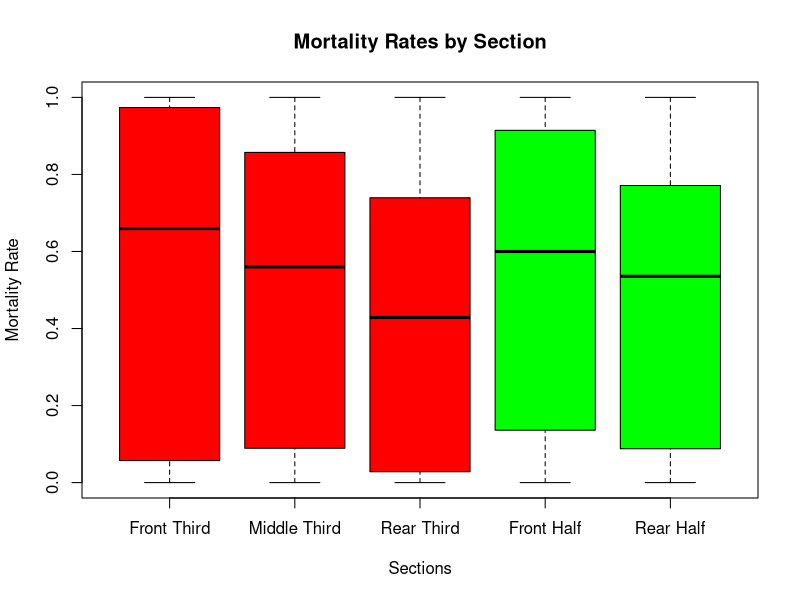
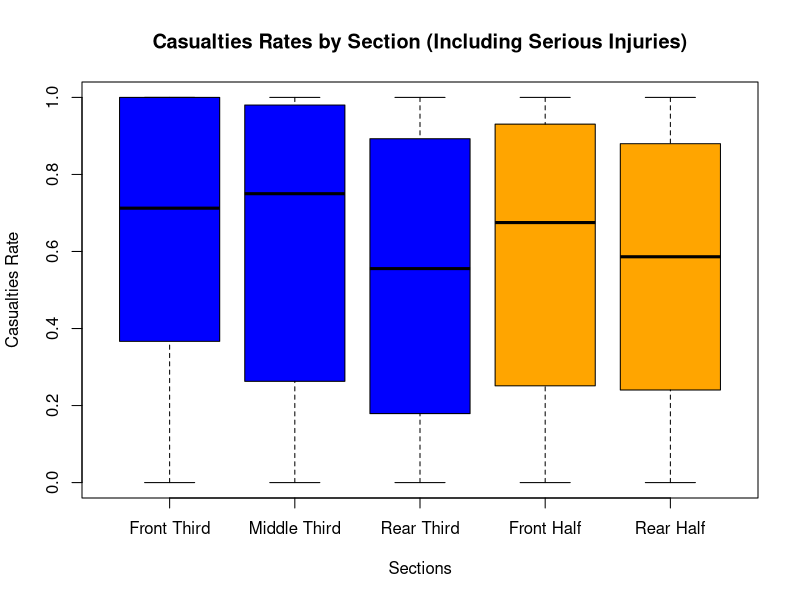
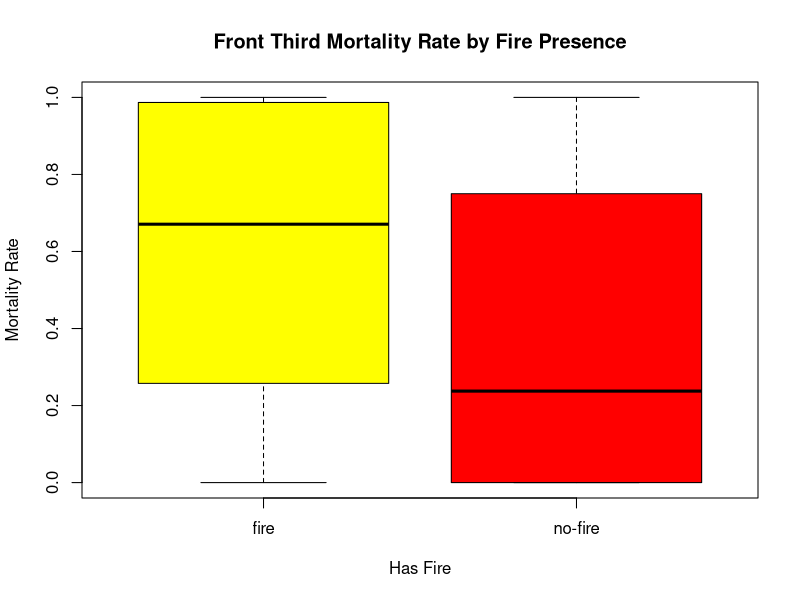
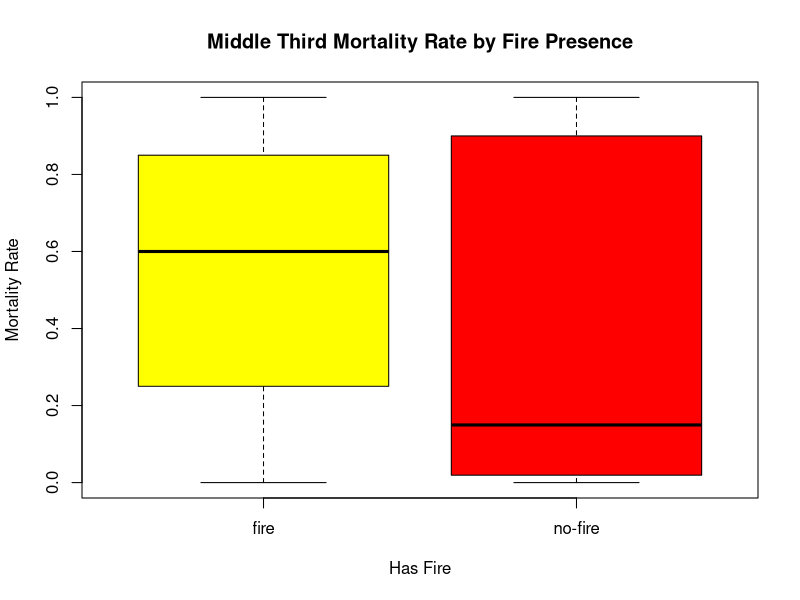
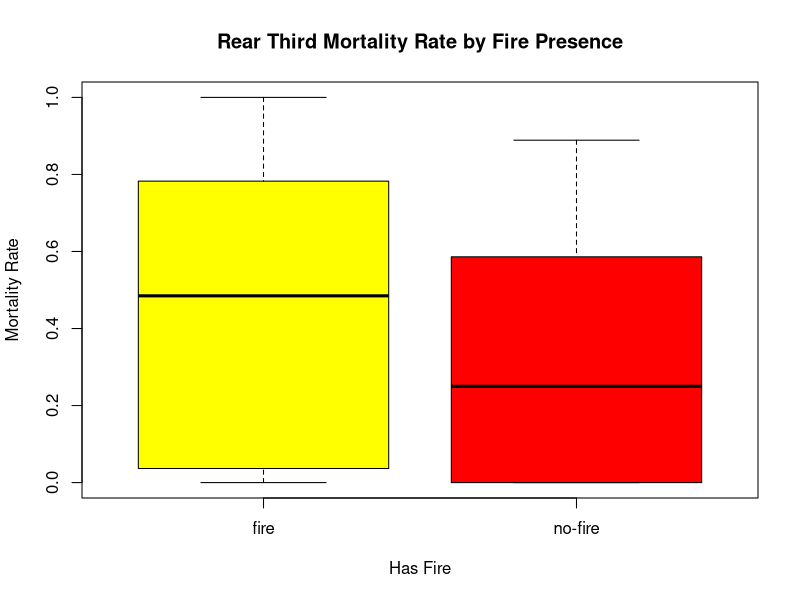
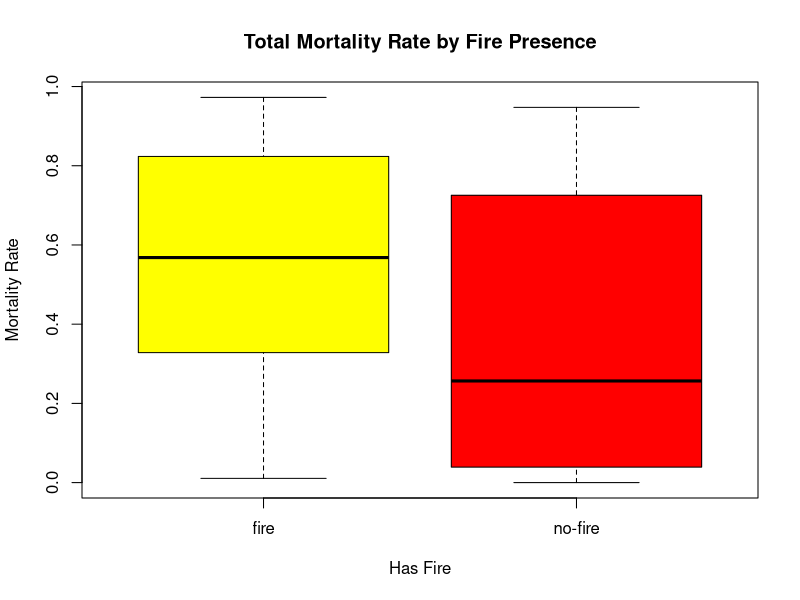
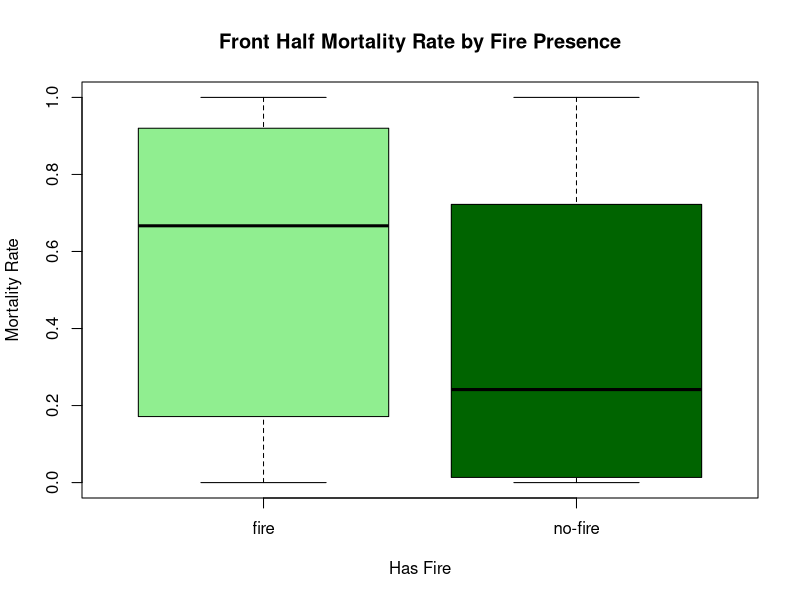
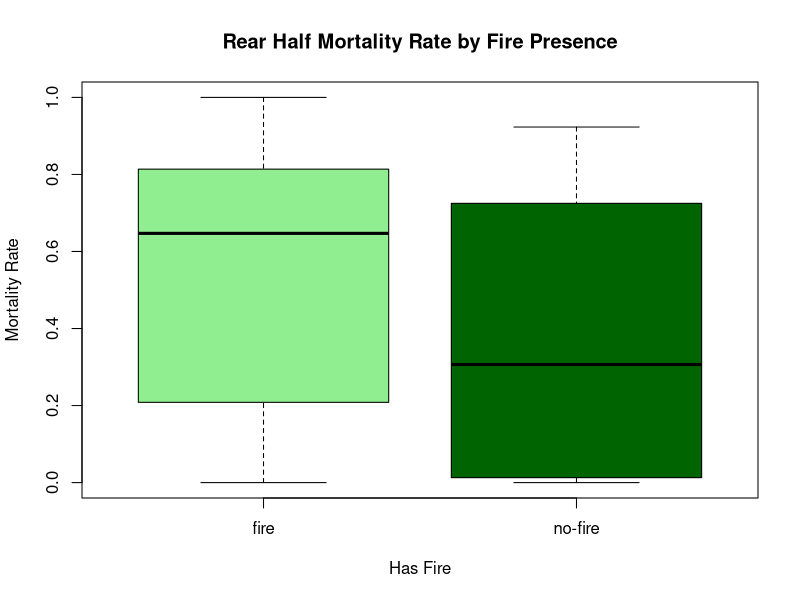

Write the R code that produced these figures, in order.
## ---- chunk 1
knitr::opts_chunk$set(echo = TRUE)
## ---- chunk 2

data <- read.csv("AllCREEP_cleaned.csv")
# trasform the variables that are categorical into factors
data$fonte <- as.factor(data$fonte)
data$PhaseOfFlight <- as.factor(data$PhaseOfFlight)
data$Time <- as.factor(data$Time)
data$Place <- as.factor(data$Place)
data$HasFire <- as.factor(data$HasFire)
data$Environment <- as.factor(data$Environment)
data$Energy_absorption <- as.factor(data$Energy_absorption)





str(data)
summary(data)
#> data <- read.csv("Aerei_Final.csv")
## 'data.frame': 47 obs. of 26 variables:
## $ Airline : chr "Singapore Airlines" "British Airtours" "British Midland" "China Airlines"
## $ NumVolo : int 6 28 92 120 123 129 140 148 191 204 ...
## $ X1.terzo.lievi : int 17 36 0 0 0 4 0 0 0 3 ...
## $ X1.terzo.gravi : int 2 0 11 0 0 0 0 0 0 0 ...
## $ X1.terzo.morti : int 15 0 22 0 136 14 18 16 55 33 ...
## $ X2.terzo.lievi : int 1 30 4 5 0 5 7 1 0 25 ...
## $ X2.terzo.gravi : int 15 0 30 0 0 0 0 0 8 0 ...
## $ X2.terzo.morti : int 64 16 13 8 214 60 139 34 51 1 ...
## $ X3.terzo.lievi : int 26 10 0 5 36 24 0 8 10 29 ...
## $ X3.terzo.gravi : int 17 0 27 0 0 0 0 0 7 0 ...
## $ X3.terzo.morti : int 0 36 11 21 109 43 91 30 16 0 ...
## $ X1.meta.lievi : int 17 56 32 3 0 7 7 1 0 7 ...
## $ X1.meta.gravi : int 3 0 0 0 0 0 0 0 1 0 ...
## $ X1.meta.morti : int 41 8 34 6 226 23 95 36 79 35 ...
## $ X2.meta.lievi : int 26 20 39 7 4 26 0 7 10 46 ...
## $ X2.meta.gravi : int 31 0 0 0 0 0 0 0 14 0 ...
## $ X2.meta.morti : int 34 44 13 23 225 90 145 46 48 0 ...
## $ fonte : chr "W" "W" "W" "W" ...
## $ PhaseOfFlight : chr "Takeoff" "Takeoff" "Landing" "Landing" ...
## $ Time : chr "Night" "Day" "Night" "Day" ...
2
## $ Place : chr "Airport " "Outside" "Outside" "Airport " ...
## $ HasFire : chr "Fire" "Fire" "Fire" "Fire" ...
## $ Crushed_fuselage : int 1 1 1 1 1 1 1 1 1 1 ...
## $ Restraint_intact : int 0 0 0 1 0 0 0 0 0 0 ...
## $ Environment : chr "dangerous" "dangerous" "dangerous" "clear" ...
## $ Energy_absorption: chr "nogear" "nogear" "gear" "nogear"
                                                                            
                    
## ---- chunk 3
# add a colum of # of seat for each airplain section

data$X1.third.total <- data$X1.terzo.lievi + data$X1.terzo.gravi + data$X1.terzo.morti
data$X2.third.total <- data$X2.terzo.lievi + data$X2.terzo.gravi + data$X2.terzo.morti
data$X3.third.total <- data$X3.terzo.lievi + data$X3.terzo.gravi + data$X3.terzo.morti
data$X1.half.total <- data$X1.meta.lievi + data$X1.meta.gravi + data$X1.meta.morti
data$X2.half.total <- data$X2.meta.lievi + data$X2.meta.gravi + data$X2.meta.morti

str(data)
summary(data)

# now make a colum of mortality rate for each section

data$X1.third.mortality.rate <- data$X1.terzo.morti / data$X1.third.total
data$X2.third.mortality.rate <- data$X2.terzo.morti / data$X2.third.total
data$X3.third.mortality.rate <- data$X3.terzo.morti / data$X3.third.total
data$X1.half.mortality.rate <- data$X1.meta.morti / data$X1.half.total
data$X2.half.mortality.rate <- data$X2.meta.morti / data$X2.half.total



head(data)

## ---- chunk 4
## Plot mortality rates as scatter plots for each section
## they must be separated on the x axis by group

boxplot(data$X1.third.mortality.rate, 
  data$X2.third.mortality.rate, 
  data$X3.third.mortality.rate, 
  data$X1.half.mortality.rate, 
  data$X2.half.mortality.rate, 
  names = c("Front Third", "Middle Third", "Rear Third", "Front Half", "Rear Half"),
  main = "Mortality Rates by Section",
  ylab = "Mortality Rate",
  xlab = "Sections",
  col = c("red", "red", "red", "green", "green"))

## ---- chunk 5
# Perform ANOVA to test if there are significant differences in mortality rates between sections (only  thirds)
mortality_data <- data.frame(
  Section = rep(c("Front Third", "Middle Third", "Rear Third"), each = nrow(data)),
  MortalityRate = c(data$X1.third.mortality.rate, data$X2.third.mortality.rate, data$X3.third.mortality.rate)
)
str(mortality_data)
mortality_data$Section <- as.factor(mortality_data$Section)

anova_result <- aov(MortalityRate ~ Section, data = mortality_data)
summary(anova_result)

library(multcomp)

test_result <- glht(anova_result, linfct = mcp(Section = "Tukey"))
summary(test_result)

#half sections
mortality_data_half <- data.frame(
  Section = rep(c("Front Half", "Rear Half"), each = nrow(data)),
  MortalityRate = c(data$X1.half.mortality.rate, data$X2.half.mortality.rate)
)
anova_result_half <- aov(MortalityRate ~ Section, data = mortality_data_half)
summary(anova_result_half)


#try using non-parametric test if ANOVA assumptions are not met
kruskal_result <- kruskal.test(MortalityRate ~ Section, data = mortality_data)
kruskal_result_half <- kruskal.test(MortalityRate ~ Section, data = mortality_data_half)
kruskal_result
kruskal_result_half

#oneway test

oneway_result <- oneway.test(MortalityRate ~ Section, data = mortality_data, var.equal = FALSE)
oneway_result_half <- oneway.test(MortalityRate ~ Section, data = mortality_data_half, var.equal = FALSE)
oneway_result
oneway_result_half

## ---- chunk 6
# now we do the same thing but considering the "gravi" as casualties too

data$X1.casualties_rate_new <- (data$X1.terzo.morti + data$X1.terzo.gravi) / data$X1.third.total
data$X2.casualties_rate_new <- (data$X2.terzo.morti + data$X2.terzo.gravi) / data$X2.third.total
data$X3.casualties_rate_new <- (data$X3.terzo.morti + data$X3.terzo.gravi) / data$X3.third.total
data$X1.half.casualties_rate_new <- (data$X1.meta.morti + data$X1.meta.gravi) / data$X1.half.total
data$X2.half.casualties_rate_new <- (data$X2.meta.morti + data$X2.meta.gravi) / data$X2.half.total

head(data)


# Plot new casualties rates as scatter plots for each section
boxplot(data$X1.casualties_rate_new, 
  data$X2.casualties_rate_new, 
  data$X3.casualties_rate_new, 
  data$X1.half.casualties_rate_new, 
  data$X2.half.casualties_rate_new, 
  names = c("Front Third", "Middle Third", "Rear Third", "Front Half", "Rear Half"),
  main = "Casualties Rates by Section (Including Serious Injuries)",
  ylab = "Casualties Rate",
  xlab = "Sections",
  col = c("blue", "blue", "blue", "orange", "orange"))  

## ---- chunk 7
# Perform ANOVA to test if there are significant differences in casualties rates between sections (only thirds)
casualties_data <- data.frame(
  Section = rep(c("Front Third", "Middle Third", "Rear Third"), each = nrow(data)),
  CasualtiesRate = c(data$X1.casualties_rate_new, data$X2.casualties_rate_new, data$X3.casualties_rate_new) 
)
anova_casualties_result <- aov(CasualtiesRate ~ Section, data = casualties_data)
summary(anova_casualties_result)

#half sections
casualties_data_half <- data.frame(
  Section = rep(c("Front Half", "Rear Half"), each = nrow(data)),
  CasualtiesRate = c(data$X1.half.casualties_rate_new, data$X2.half.casualties_rate_new) 
)
anova_casualties_result_half <- aov(CasualtiesRate ~ Section, data = casualties_data_half)
summary(anova_casualties_result_half) 

#try using non-parametric test if ANOVA assumptions are not met
kruskal_casualties_result <- kruskal.test(CasualtiesRate ~ Section, data = casualties_data)
kruskal_casualties_result_half <- kruskal.test(CasualtiesRate ~ Section, data = casualties_data_half)
kruskal_casualties_result
kruskal_casualties_result_half

#oneway test
oneway_casualties_result <- oneway.test(CasualtiesRate ~ Section, data = casualties_data, var.equal = FALSE)
oneway_casualties_result_half <- oneway.test(CasualtiesRate ~ Section, data = casualties_data_half, var.equal = FALSE)
oneway_casualties_result
oneway_casualties_result_half


## ---- chunk 8
# t.test only the fisrts third against the rears third
t_test_result <- t.test(data$X1.third.mortality.rate, data$X3.third.mortality.rate, var.equal = FALSE)
t_test_result

#use non-parametric test if t-test assumptions are not met
wilcox_test_result <- wilcox.test(data$X1.third.mortality.rate, data$X3.third.mortality.rate)
wilcox_test_result

## ---- chunk 9
# now we want to test if there is a difference in mortality rate based on the other variables
# PhaseOfFlight, Time, Place, HasFire
# using the total mortality rate, only deaths, do this for evwey third

out <- lm(data$X1.third.mortality.rate ~ data$PhaseOfFlight + data$Time + data$Place + data$HasFire + data$Environment + data$Energy_absorption + data$Crushed_fuselage + data$Restraint_intact)
summary(out)

##simpify the model susins stepwise regression

out_simple <- step(out)
summary(out_simple)

out_2 <- lm(data$X2.third.mortality.rate ~ data$PhaseOfFlight + data$Time + data$Place + data$HasFire + data$Environment + data$Energy_absorption + data$Crushed_fuselage + data$Restraint_intact)
summary(out_2)

out_2_simple <- step(out_2)
summary(out_2_simple)

out_3 <- lm(data$X3.third.mortality.rate ~ data$PhaseOfFlight + data$Time + data$Place + data$HasFire + data$Environment + data$Energy_absorption + data$Crushed_fuselage + data$Restraint_intact)
summary(out_3)

out_3_simple <- step(out_3)
summary(out_3_simple)


#plot the mortality rates based on HasFire
boxplot(data$X1.third.mortality.rate ~ data$HasFire,
        main = "Front Third Mortality Rate by Fire Presence",
        xlab = "Has Fire",
        ylab = "Mortality Rate",
        col = c("yellow", "red"))

boxplot(data$X2.third.mortality.rate ~ data$HasFire,
        main = "Middle Third Mortality Rate by Fire Presence",
        xlab = "Has Fire",
        ylab = "Mortality Rate",
        col = c("yellow", "red")) 

boxplot(data$X3.third.mortality.rate ~ data$HasFire,
        main = "Rear Third Mortality Rate by Fire Presence",
        xlab = "Has Fire",
        ylab = "Mortality Rate",
        col = c("yellow", "red")) 

#and full plane mortality rate
data$Total.mortality.rate <- (data$X1.terzo.morti + data$X2.terzo.morti + data$X3.terzo.morti) / (data$X1.third.total + data$X2.third.total + data$X3.third.total)

boxplot(data$Total.mortality.rate ~ data$HasFire,
        main = "Total Mortality Rate by Fire Presence",
        xlab = "Has Fire",
        ylab = "Mortality Rate",
        col = c("yellow", "red"))

# now for the halves
out_half_1 <- lm(data$X1.half.mortality.rate ~ data$PhaseOfFlight + data$Time + data$Place + data$HasFire + data$Environment + data$Energy_absorption + data$Crushed_fuselage + data$Restraint_intact)
summary(out_half_1)

#simplify the model using stepwise regression
out_half_1_simple <- step(out_half_1 , direction = "both", trace = 0)
summary(out_half_1_simple)


out_half_2 <- lm(data$X2.half.mortality.rate ~ data$PhaseOfFlight + data$Time + data$Place + data$HasFire + data$Environment + data$Energy_absorption + data$Crushed_fuselage + data$Restraint_intact)
summary(out_half_2)

#simplify the model using stepwise regression
out_half_2_simple <- step(out_half_2 , direction = "both", trace = 0)
summary(out_half_2_simple)


#boxplots for halves
boxplot(data$X1.half.mortality.rate ~ data$HasFire,
        main = "Front Half Mortality Rate by Fire Presence",
        xlab = "Has Fire",    
        ylab = "Mortality Rate",
        col = c("lightgreen", "darkgreen"))

boxplot(data$X2.half.mortality.rate ~ data$HasFire,
        main = "Rear Half Mortality Rate by Fire Presence",
        xlab = "Has Fire",
        ylab = "Mortality Rate",
        col = c("lightgreen", "darkgreen")) 



############################################################

#same analysis but using glm with binomial family

out_glm <- glm(cbind(data$X1.terzo.morti, data$X1.third.total - data$X1.terzo.morti) ~ data$PhaseOfFlight + data$Time + data$Place + data$HasFire + data$Environment + data$Energy_absorption + data$Crushed_fuselage + data$Restraint_intact, family = binomial)

summary(out_glm)
out_glm_simple <- step(out_glm, direction = "both", trace = 0)
summary(out_glm_simple)

out_glm_2 <- glm(cbind(data$X2.terzo.morti, data$X2.third.total - data$X2.terzo.morti) ~ data$PhaseOfFlight + data$Time + data$Place + data$HasFire + data$Environment + data$Energy_absorption + data$Crushed_fuselage + data$Restraint_intact, family = binomial)

summary(out_glm_2)
out_glm_2_simple <- step(out_glm_2, direction = "both", trace = 0)
summary(out_glm_2_simple)

out_glm_3 <- glm(cbind(data$X3.terzo.morti, data$X3.third.total - data$X3.terzo.morti) ~ data$PhaseOfFlight + data$Time + data$Place + data$HasFire + data$Environment + data$Energy_absorption + data$Crushed_fuselage + data$Restraint_intact, family = binomial)

summary(out_glm_3)
out_glm_3_simple <- step(out_glm_3, direction = "both", trace = 0)
summary(out_glm_3_simple)

# now for the halves
out_glm_half_1 <- glm(cbind(data$X1.meta.morti, data$X1.half.total - data$X1.meta.morti) ~ data$PhaseOfFlight + data$Time + data$Place + data$HasFire + data$Environment + data$Energy_absorption + data$Crushed_fuselage + data$Restraint_intact, family = binomial)
summary(out_glm_half_1)

out_glm_half_1_simple <- step(out_glm_half_1 , direction = "both", trace = 0)
summary(out_glm_half_1_simple)

out_glm_half_2 <- glm(cbind(data$X2.meta.morti, data$X2.half.total - data$X2.meta.morti) ~ data$PhaseOfFlight + data$Time + data$Place + data$HasFire + data$Environment + data$Energy_absorption + data$Crushed_fuselage + data$Restraint_intact, family = binomial)
summary(out_glm_half_2)
out_glm_half_2_simple <- step(out_glm_half_2 , direction = "both", trace = 0)
summary(out_glm_half_2_simple)



## ---- chunk 10
#same lm analysis but considering casualties (deaths + serious injuries)
out_casualties <- lm(data$X1.casualties_rate_new ~ data$PhaseOfFlight + data$Time + data$Place + data$HasFire + data$Environment + data$Energy_absorption + data$Crushed_fuselage + data$Restraint_intact)
summary(out_casualties)

#simpify the model susins stepwise regression 
out_casualties_simple <- step(out_casualties, direction = "both", trace = 0)
summary(out_casualties_simple)

out_casualties_2 <- lm(data$X2.casualties_rate_new ~ data$PhaseOfFlight + data$Time + data$Place + data$HasFire + data$Environment + data$Energy_absorption + data$Crushed_fuselage + data$Restraint_intact)
summary(out_casualties_2)

out_casualties_2_simple <- step(out_casualties_2, direction = "both", trace = 0)
summary(out_casualties_2_simple)

out_casualties_3 <- lm(data$X3.casualties_rate_new ~ data$PhaseOfFlight + data$Time + data$Place + data$HasFire + data$Environment + data$Energy_absorption + data$Crushed_fuselage + data$Restraint_intact)
summary(out_casualties_3)

out_casualties_3_simple <- step(out_casualties_3, direction = "both", trace = 0)
summary(out_casualties_3_simple)

# now for the halves
out_casualties_half_1 <- lm(data$X1.half.casualties_rate_new ~ data$PhaseOfFlight + data$Time + data$Place + data$HasFire + data$Environment + data$Energy_absorption + data$Crushed_fuselage + data$Restraint_intact)
summary(out_casualties_half_1)

#simplify the model using stepwise regression
out_casualties_half_1_simple <- step(out_casualties_half_1 , direction = "both", trace = 0)
summary(out_casualties_half_1_simple)


out_casualties_half_2 <- lm(data$X2.half.casualties_rate_new ~ data$PhaseOfFlight + data$Time + data$Place + data$HasFire + data$Environment + data$Energy_absorption + data$Crushed_fuselage + data$Restraint_intact)
summary(out_casualties_half_2)
#simplify the model using stepwise regression
out_casualties_half_2_simple <- step(out_casualties_half_2 , direction = "both", trace = 0)
summary(out_casualties_half_2_simple) 




## ---- chunk 11
# now we wnar to study the correlation between the different sections mortality rates
correlation_matrix <- data.frame(
  Front_Third = data$X1.third.mortality.rate,
  Middle_Third = data$X2.third.mortality.rate,
  Rear_Third = data$X3.third.mortality.rate,
  Front_Half = data$X1.half.mortality.rate,
  Rear_Half = data$X2.half.mortality.rate
  
)
correlation_results <- cor(correlation_matrix, use = "complete.obs")
correlation_results

## cor plot
library(corrplot)
corrplot(correlation_results, method = "ellipse", type = "upper", tl.col = "black", tl.srt = 45)

## now study the correlation between the other variables and the total mortality rate
correlation_matrix_2 <- data.frame(
  Total_Mortality_Rate = data$Total.mortality.rate,
  PhaseOfFlight = as.numeric(as.factor(data$PhaseOfFlight)),
  Time = as.numeric(as.factor(data$Time)),
  Place = as.numeric(as.factor(data$Place)),
  HasFire = as.numeric(as.factor(data$HasFire)),
  Environment = as.numeric(as.factor(data$Environment)),
  Energy_absorption = as.numeric(as.factor(data$Energy_absorption)),
  Crushed_fuselage = as.numeric(as.factor(data$Crushed_fuselage)),
  Restraint_intact = as.numeric(as.factor(data$Restraint_intact))
)
correlation_results_2 <- cor(correlation_matrix_2, use = "complete.obs")
correlation_results_2

corrplot(correlation_results_2, method = "ellipse", type = "upper", tl.col = "black", tl.srt = 45)



## ---- chunk 12
accident_data <- read.csv("AllCREEP_cleaned_eng.csv")
str(accident_data)
#
#> str(accident_data)
#'data.frame':   47 obs. of  26 variables:
# $ Airline          : chr  "singapore airlines" "british airtours" "british midland" "china airlines" ...
# $ FlightNum        : int  6 28 92 120 123 129 140 148 191 204 ...
# $ X1.third.minor   : int  17 36 0 0 0 4 0 0 0 3 ...
# $ X1.third.major   : int  2 0 11 0 0 0 0 0 0 0 ...
# $ X1.third.dead    : int  15 0 22 0 136 14 18 16 55 33 ...
# $ X2.third.minor   : int  1 30 4 5 0 5 7 1 0 25 ...
# $ X2.third.major   : int  15 0 30 0 0 0 0 0 8 0 ...
# $ X2.third.dead    : int  64 16 13 8 214 60 139 34 51 1 ...
# $ X3.third.minor   : int  26 10 0 5 36 24 0 8 10 29 ...
# $ X3.third.major   : int  17 0 27 0 0 0 0 0 7 0 ...
# $ X3.third.dead    : int  0 36 11 21 109 43 91 30 16 0 ...
# $ X1.half.minor    : int  17 56 32 3 0 7 7 1 0 7 ...
# $ X1.half.major    : int  3 0 0 0 0 0 0 0 1 0 ...
# $ X1.half.dead     : int  41 8 34 6 226 23 95 36 79 35 ...
# $ X2.half.minor    : int  26 20 39 7 4 26 0 7 10 46 ...
# $ X2.half.major    : int  31 0 0 0 0 0 0 0 14 0 ...
# $ X2.half.dead     : int  34 44 13 23 225 90 145 46 48 0 ...
# $ DataOrigin       : chr  "w" "w" "w" "w" ...
# $ PhaseOfFlight    : chr  "takeoff" "takeoff" "landing" "landing" ...
# $ Time             : chr  "night" "day" "night" "day" ...
# $ Place            : chr  "airport" "outside" "outside" "airport" ...
# $ HasFire          : chr  "fire" "fire" "fire" "fire" ...
# $ CrushedFuselage : int  1 1 1 1 1 1 1 1 1 1 ...
# $ RestraintIntact : int  0 0 0 1 0 0 0 0 0 0 ...
# $ Environment      : chr  "dangerous" "dangerous" "dangerous" "clear" ...
# $ EnergyAbsorption: chr  "nogear" "nogear" "gear" "nogear" ...
#> 
#
## ---- chunk 13
# add a colum of # of passengers for each airplain section
accident_data <- within(accident_data, {
  X2.half.total  <- X2.half.minor  + X2.half.major  + X2.half.dead
  X1.half.total  <- X1.half.minor  + X1.half.major  + X1.half.dead
  X3.third.total <- X3.third.minor + X3.third.major + X3.third.dead
  X2.third.total <- X2.third.minor + X2.third.major + X2.third.dead
  X1.third.total <- X1.third.minor + X1.third.major + X1.third.dead
})

# now we transform the variables that are categorical into factors
factor_cols <- c("PhaseOfFlight", "Time", "Place", "HasFire", "Environment", 
                 "EnergyAbsorption", "CrushedFuselage", "RestraintIntact")

accident_data[factor_cols] <- lapply(accident_data[factor_cols], as.factor)
## ---- chunk 14
accident_data <- within(accident_data, {
  X1.third.mortality.rate <- X1.third.dead / X1.third.total
  X2.third.mortality.rate <- X2.third.dead / X2.third.total
  X3.third.mortality.rate <- X3.third.dead / X3.third.total
  X1.half.mortality.rate  <- X1.half.dead  / X1.half.total
  X2.half.mortality.rate  <- X2.half.dead  / X2.half.total
})
## ---- chunk 15
with(accident_data, {
  boxplot(X1.third.mortality.rate, 
          X2.third.mortality.rate, 
          X3.third.mortality.rate, 
          X1.half.mortality.rate, 
          X2.half.mortality.rate, 
          names = c("Front Third", "Middle Third", "Rear Third", "Front Half", "Rear Half"),
          main = "Mortality Rates by Section",
          ylab = "Mortality Rate",
          xlab = "Sections",
          col = c("red", "red", "red", "green", "green"),
          cex.axis = 0.9)
})
## ---- chunk 16
# shapiro test for normality, p-value extrated and lableled
shapiro_results <- data.frame(
  Section = c("Front Third", "Middle Third", "Rear Third", "Front Half", "Rear Half"),
  P_Value = c(
    shapiro.test(accident_data$X1.third.mortality.rate)$p.value,
    shapiro.test(accident_data$X2.third.mortality.rate)$p.value,
    shapiro.test(accident_data$X3.third.mortality.rate)$p.value,
    shapiro.test(accident_data$X1.half.mortality.rate)$p.value,
    shapiro.test(accident_data$X2.half.mortality.rate)$p.value
  )
)
shapiro_results
## ---- chunk 17
par(mfrow = c(1, 2))

colums <- c("X1.third.mortality.rate", "X3.third.mortality.rate") 

for( c in colums){
  hist(accident_data[[c]],
       main = paste("Histogram of", gsub("\\.", " ", c)),
       xlab = "Mortality Rate",
       col = "lightblue",
       border = "black",
       breaks = 10)
}
## ---- chunk 18
# Kruskal-Wallis test for differences in mortality rates between sections (only thirds)
mortality_data_third <- data.frame(
  SectionThird = rep(c("Front Third", "Middle Third", "Rear Third"), each = nrow(accident_data)),
  MortalityRateThird = c(accident_data$X1.third.mortality.rate, 
                    accident_data$X2.third.mortality.rate, 
                    accident_data$X3.third.mortality.rate)
)

kruskal_result_third <- kruskal.test(MortalityRateThird ~ SectionThird, data = mortality_data_third)
kruskal_result_third

# Kruskal-Wallis test for differences in mortality rates between sections (only halves)
mortality_data_half <- data.frame(
  SectionHalf = rep(c("Front Half", "Rear Half"), each = nrow(accident_data)),
  MortalityRateHalf = c(accident_data$X1.half.mortality.rate, 
                    accident_data$X2.half.mortality.rate)
)

kruskal_result_half <- kruskal.test(MortalityRateHalf ~ SectionHalf, data = mortality_data_half)
kruskal_result_half
## ---- chunk 19
### test glm with binomial family to see the effect of other variables on mortality rate for each section

## also print the varius confidence intervals for the coefficients, and trasform them into odds ratios
glm_third_1 <- glm(cbind(accident_data$X1.third.dead, accident_data$X1.third.total - accident_data$X1.third.dead) ~ 
                     accident_data$PhaseOfFlight + 
                     accident_data$Time + 
                     accident_data$Place + 
                     accident_data$HasFire + 
                     #accident_data$Environment + 
                     accident_data$EnergyAbsorption + 
                     accident_data$CrushedFuselage + 
                     accident_data$RestraintIntact, 
                   family = quasibinomial(link = "logit"))

glm_third_1_simple <-glm_third_1
summary(glm_third_1_simple) 

confint_third_1 <- confint(glm_third_1_simple)
odds_ratios_third_1 <- exp(coef(glm_third_1_simple))
odds_ratios_third_1_confint <- exp(confint_third_1)
odds_ratios_third_1_confint

glm_third_2 <- glm(cbind(accident_data$X2.third.dead, accident_data$X2.third.total - accident_data$X2.third.dead) ~ 
                     accident_data$PhaseOfFlight + 
                     accident_data$Time + 
                     accident_data$Place + 
                     accident_data$HasFire + 
                     #accident_data$Environment + 
                     accident_data$EnergyAbsorption + 
                     accident_data$CrushedFuselage + 
                     accident_data$RestraintIntact, 
                   family = quasibinomial(link = "logit"))
summary(glm_third_2)



glm_third_3 <- glm(cbind(accident_data$X3.third.dead, accident_data$X3.third.total - accident_data$X3.third.dead) ~ 
                     accident_data$PhaseOfFlight + 
                     accident_data$Time + 
                     accident_data$Place + 
                     accident_data$HasFire + 
                     #accident_data$Environment + 
                     accident_data$EnergyAbsorption + 
                     accident_data$CrushedFuselage + 
                     accident_data$RestraintIntact, 
                   family = quasibinomial(link = "logit"))
summary(glm_third_3)




glm_half_1 <- glm(cbind(accident_data$X1.half.dead, accident_data$X1.half.total - accident_data$X1.half.dead) ~ 
                     accident_data$PhaseOfFlight + 
                     accident_data$Time + 
                     accident_data$Place + 
                     accident_data$HasFire + 
                     accident_data$Environment + 
                     accident_data$EnergyAbsorption + 
                     accident_data$CrushedFuselage + 
                     accident_data$RestraintIntact, 
                   family = quasibinomial(link = "logit"))
summary(glm_half_1)


glm_half_2 <- glm(cbind(accident_data$X2.half.dead, accident_data$X2.half.total - accident_data$X2.half.dead) ~ 
                     accident_data$PhaseOfFlight + 
                     accident_data$Time + 
                     accident_data$Place + 
                     accident_data$HasFire + 
                     accident_data$Environment + 
                     accident_data$EnergyAbsorption + 
                     accident_data$CrushedFuselage + 
                     accident_data$RestraintIntact, 
                   family = quasibinomial(link = "logit"))
summary(glm_half_2)
 

# now try to model the total mortality rate


glm_total <- glm(cbind(accident_data$X1.third.dead + accident_data$X2.third.dead + accident_data$X3.third.dead, 
                       accident_data$X1.third.total + accident_data$X2.third.total + accident_data$X3.third.total - 
                         (accident_data$X1.third.dead + accident_data$X2.third.dead + accident_data$X3.third.dead)) ~ 
                   accident_data$PhaseOfFlight + 
                   accident_data$Time + 
                   accident_data$Place + 
                   accident_data$HasFire + 
                   accident_data$Environment + 
                   accident_data$EnergyAbsorption + 
                   accident_data$CrushedFuselage + 
                   accident_data$RestraintIntact, 
                 family = quasibinomial(link = "logit"))
summary(glm_total)
glm_total_simple <- glm_total
summary(glm_total_simple)

# now get odds ratios and confidence intervals for the total model
confint_total <- confint(glm_total_simple)
odds_ratios_total <- exp(coef(glm_total_simple))
odds_ratios_total_confint <- exp(confint_total)
odds_ratios_total_confint

## ---- chunk 20
x <- rnorm(1000)
hist(x)
